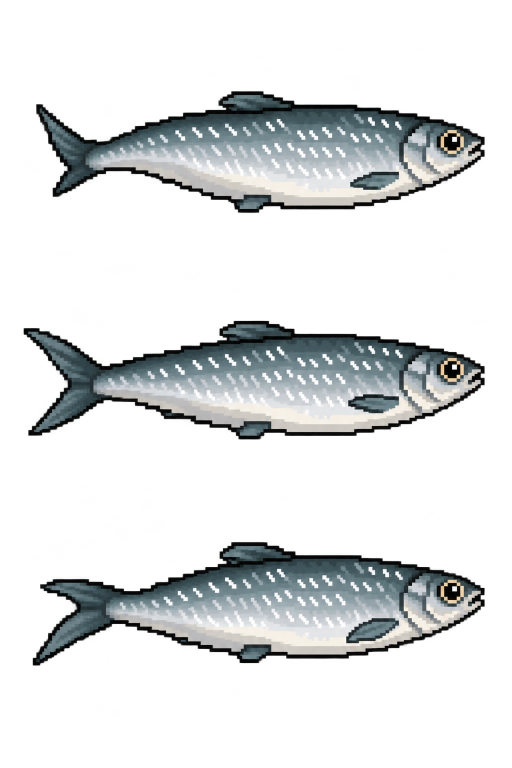
#> input picture LEVEL3_Dagat/creatures/fish.JPG, 1024 x 1536 px (shown at 1/2 size)
$ python build_dagat_bangus.py
#> lines starting #> are read from the running program, lines starting #| are printed output that depends on the picture
#!/usr/bin/env python3
"""Import the three supplied Dagat fish poses onto one transparent strip."""

from pathlib import Path

from PIL import Image, ImageChops, ImageDraw


ROOT = Path(__file__).resolve().parents[1]
SOURCE = ROOT / "LEVEL3_Dagat/creatures/fish.JPG"
OUTPUT = ROOT / "game/assets/Level3/creatures/bangus_swim.png"
CELL = (120, 36)
EYE_ROWS = (285, 741, 1184)


def frame(source: Image.Image, eye_y: int) -> Image.Image:
    # All three pupils share an x. Register their y so the tail moves around a steady head.
    pose = source.crop((33, eye_y - 128, 993, eye_y + 160))
    red, green, blue = pose.split()
    paper = ImageChops.darker(red, ImageChops.darker(green, blue)).point(
        lambda value: 255 if value >= 190 else 0
    )
    # Only the connected page goes transparent. The pale scales inside the outline stay.
    ImageDraw.floodfill(paper, (0, 0), 128)
    pose.putalpha(paper.point(lambda value: 0 if value == 128 else 255))
    return pose.resize(CELL, Image.Resampling.BOX)


def main() -> None:
    with Image.open(SOURCE) as image:
#> image is the input picture: PIL image 1024x1536 RGB; mean R, G, B 221.9, 224.1, 224.7
        source = image.convert("RGB")
    if source.size != (1024, 1536):
        raise ValueError("Fish sheet dimensions changed. Re-measure the frame regions.")
    strip = Image.new("RGBA", (CELL[0] * len(EYE_ROWS), CELL[1]))
#> strip: PIL image 360x36 RGBA; every value is 0
    for index, eye_y in enumerate(EYE_ROWS):
        strip.paste(frame(source, eye_y), (index * CELL[0], 0))
#> this loop made 3 passes
#> pass 1, in frame, `pose = source.crop((33, eye_y - 128, 993, eye_y + 160))`:
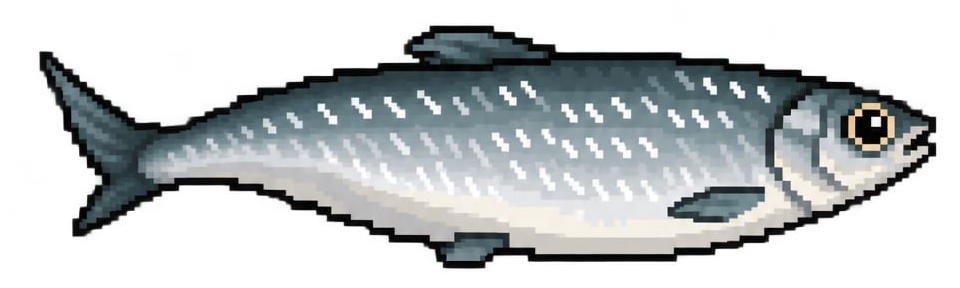
#> pose: PIL image 960x288 RGB; mean R, G, B 193.8, 198, 199
#> pass 1, in frame, `red, green, blue = pose.split()`:
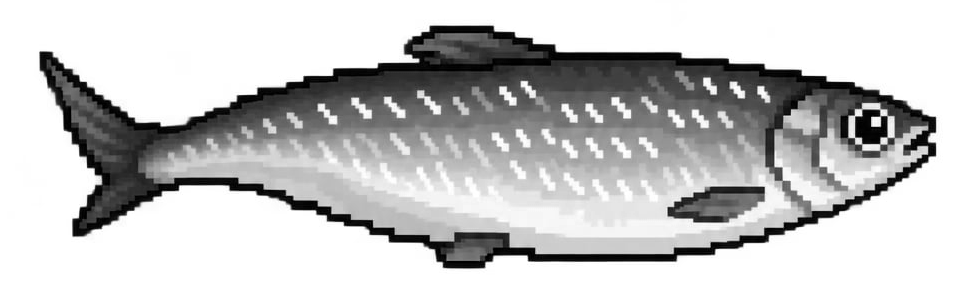
#> red: PIL image 960x288 L; min 0, max 255, mean 193.8
#> pass 1, in frame, `red, green, blue = pose.split()`:
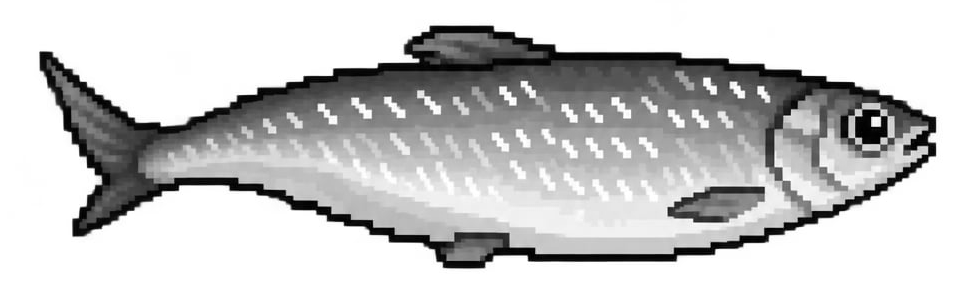
#> green: PIL image 960x288 L; min 0, max 255, mean 198
#> after the loop:
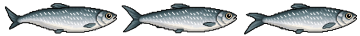
#> strip: PIL image 360x36 RGBA; mean R, G, B, A 66, 70.4, 71.5, 125.9; transparent parts drawn white
    strip.save(OUTPUT)


if __name__ == "__main__":
    main()
